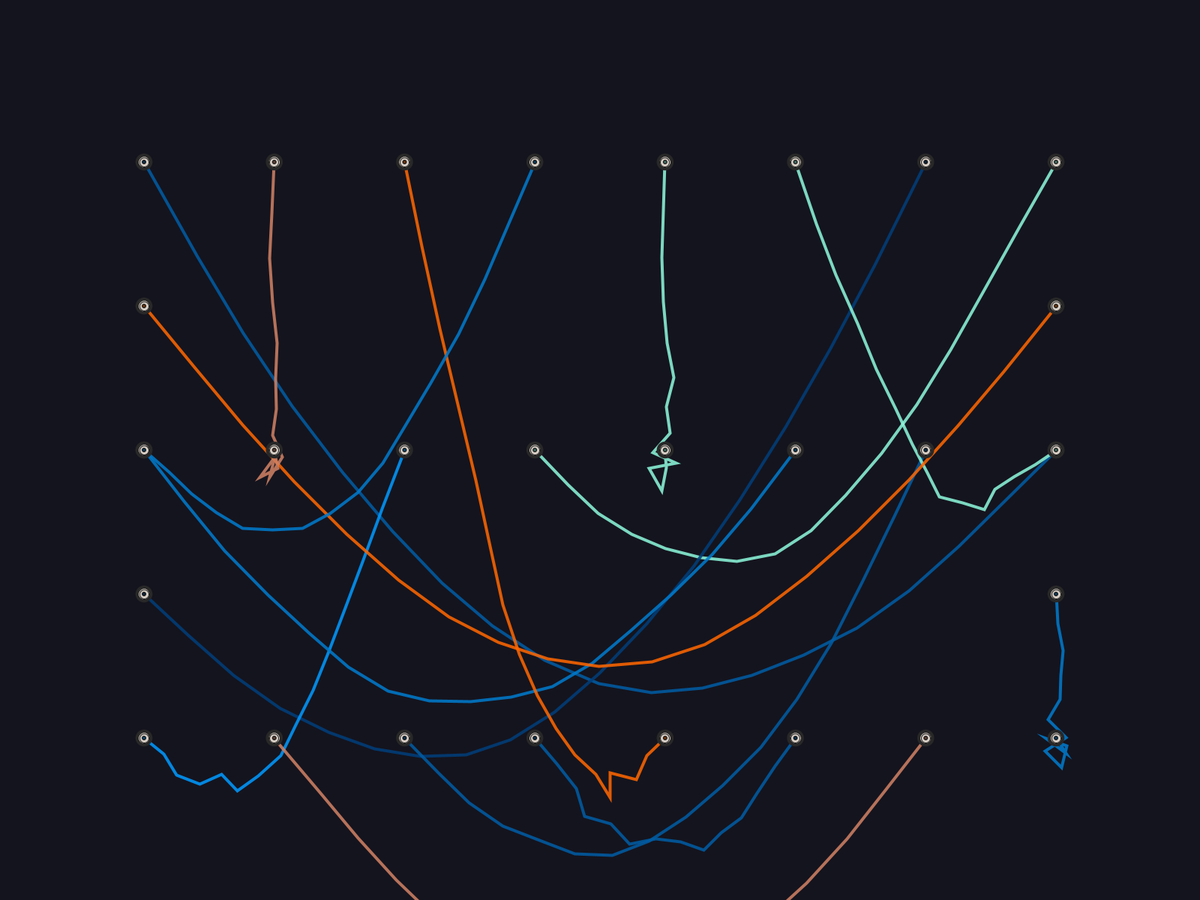
Frame 1 (no input)
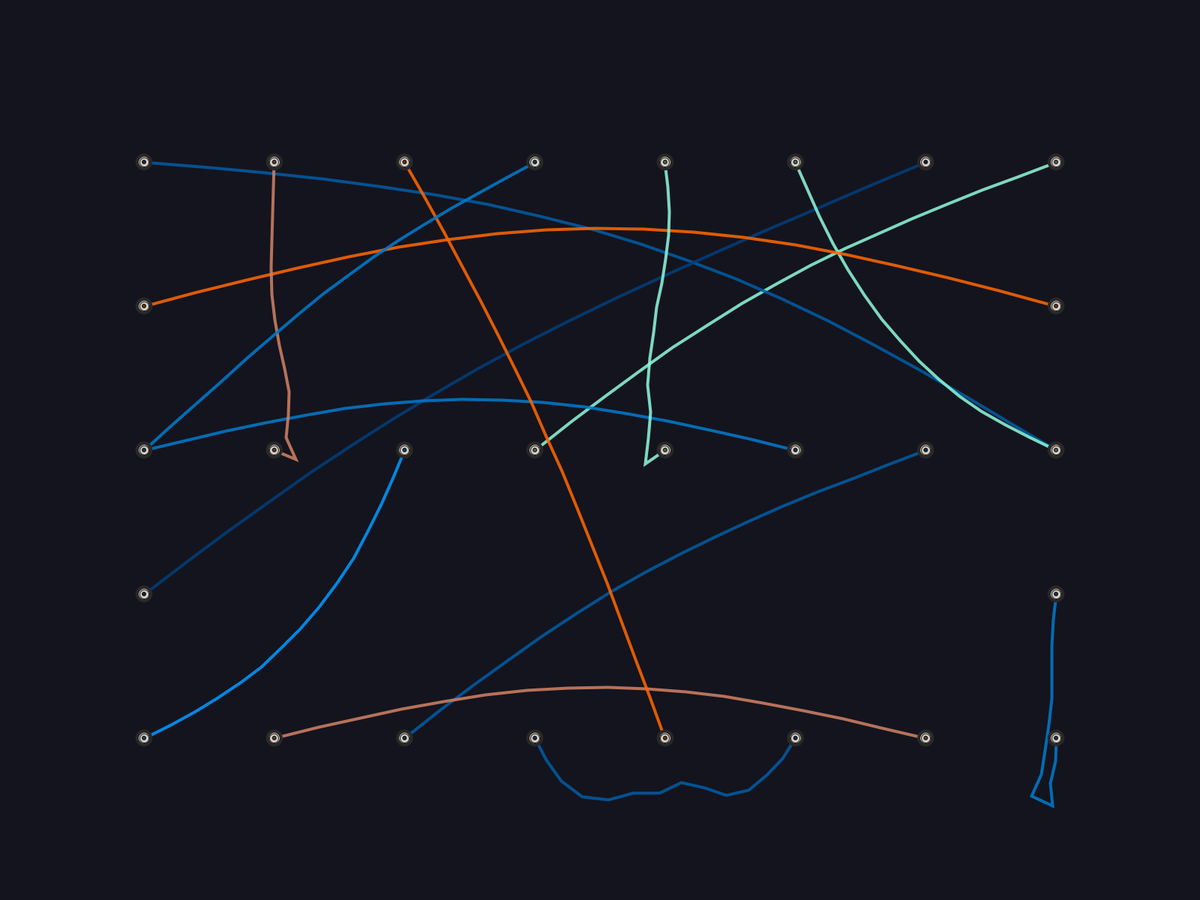
Frame 60 (the mouse pressed at the canvas centre just before this capture)
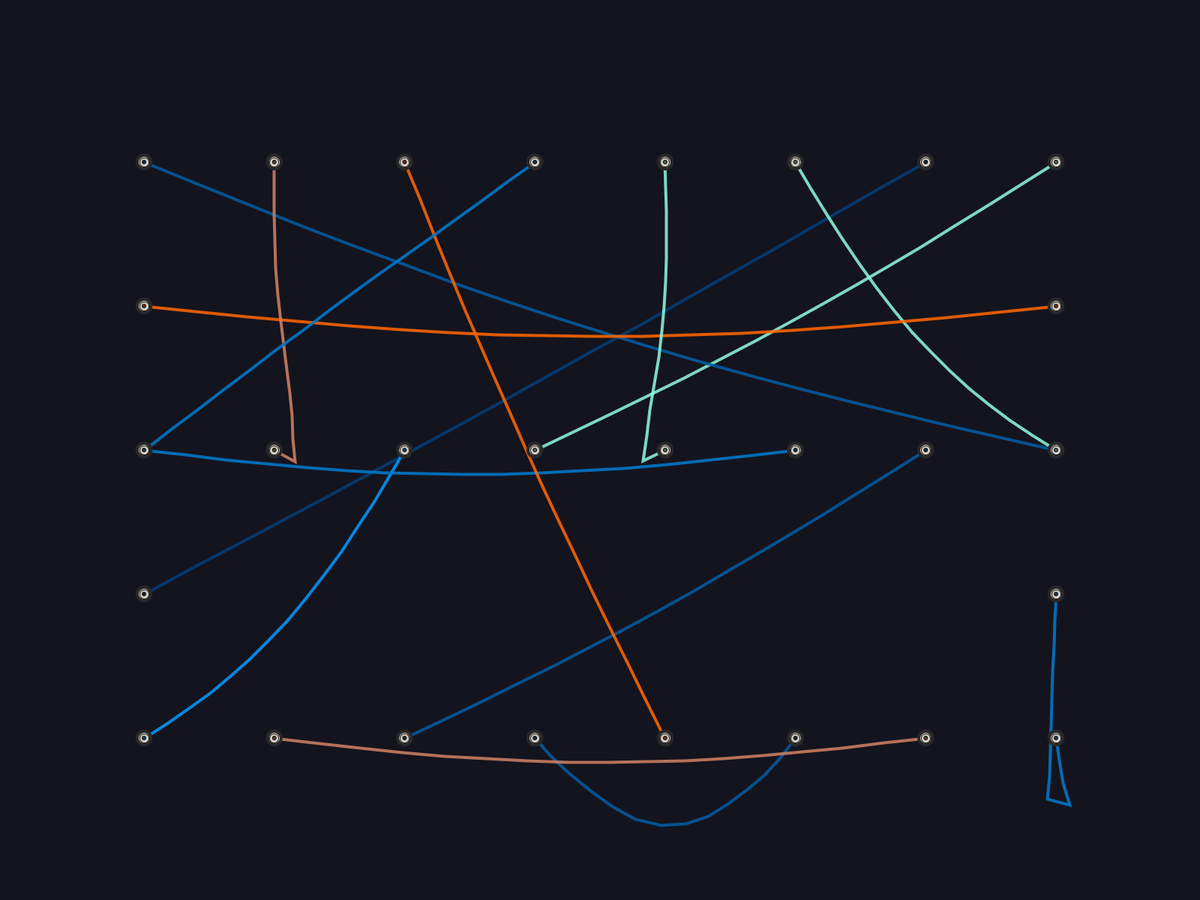
Frame 120 (the mouse held since frame 60 and released just before this capture)

The Processing sketch that drew these frames (run headless with seeded random() and noise(); from frame 60 on, the mouse is pressed at the canvas centre):

// Processing sketch: generative_cables
// ── generative_cables.pde
SynthVisualizer visualizer;

void setup() {
  visualizer = new SynthVisualizer();
  visualizer.setup();
}

void draw() {
  visualizer.draw();
}

// ── Cable.pde
class Cable {
  Jack startJack;
  Jack endJack;
  Config config;
  color cableColor;
  ArrayList<CablePoint> points;
  int age;
  float connectionProgress;
  float disconnectionProgress;

  Cable(Jack startJack, Jack endJack, Config config) {
    this.startJack = startJack;
    this.endJack = endJack;
    this.config = config;
    this.cableColor = config.generateCableColor();
    this.points = createCablePoints();
    this.age = 0;
    this.connectionProgress = 0;
    this.disconnectionProgress = 0;

    startJack.connect();
    endJack.connect();
  }

  ArrayList<CablePoint> createCablePoints() {
    ArrayList<CablePoint> cablePoints = new ArrayList<CablePoint>();

    cablePoints.add(new CablePoint(startJack.x, startJack.y, true, true));

    float directDistance = dist(startJack.x, startJack.y, endJack.x, endJack.y);

    int segmentCount = this.config.cableSegments + floor(directDistance / 200);

    for (int i = 1; i < segmentCount; i++) {
      float t = (float) i / segmentCount;

      // Create a drooping curve effect
      float x = lerp(startJack.x, endJack.x, t);
      float y = lerp(startJack.y, endJack.y, t);

      float droopFactor = directDistance / 2.5;
      float droop = sin(t * PI) * droopFactor;

      y += droop;

      if (i > 1 && i < segmentCount - 1) {
        x += random(-20, 20);
        y += random(-10, 30); // Bias downward
      }

      cablePoints.add(new CablePoint(x, y, false, false));
    }

    cablePoints.add(new CablePoint(endJack.x, endJack.y, true, true));

    return cablePoints;
  }

  // Update positions using Verlet integration
  void updatePhysics() {
    for (int i = 0; i < points.size(); i++) {
      CablePoint p = points.get(i);
      if (!p.fixed) {
        // Calculate velocity from previous position
        float vx = (p.x - p.prevX) * this.config.dampening;
        float vy = (p.y - p.prevY) * this.config.dampening;

        // Save current position as previous
        p.prevX = p.x;
        p.prevY = p.y;

        // Apply velocity and gravity
        p.x += vx;
        p.y += vy + this.config.gravity;
      }
    }

    applyConstraints();
  }

 // Enforce cable segment length constraints
  void applyConstraints() {
    int constraintIterations = this.config.tension;
    for (int iteration = 0; iteration < constraintIterations; iteration++) {
      for (int i = 0; i < points.size() - 1; i++) {
        CablePoint p1 = points.get(i);
        CablePoint p2 = points.get(i + 1);

        // Calculate distance between points
        float dx = p2.x - p1.x;
        float dy = p2.y - p1.y;
        float currentDistance = sqrt(dx * dx + dy * dy);

        // Make rest distance 25-40% longer than needed
        float excessFactor = 1.3 + sin(i * 0.5) * 0.1;  // Varies between 1.2-1.4
        float restDistance = 25 * excessFactor;

        // Calculate the difference from rest length
        float difference = (restDistance - currentDistance) / currentDistance;

        float relaxFactor = 0.25;
        float offsetX = dx * relaxFactor * difference;
        float offsetY = dy * relaxFactor * difference;

        // Move points to maintain cable segment length
        if (!p1.fixed) {
          p1.x -= offsetX;
          p1.y -= offsetY;
        }
        if (!p2.fixed) {
          p2.x += offsetX;
          p2.y += offsetY;
        }
      }
    }
  }

  void draw() {
    stroke(this.cableColor);
    strokeWeight(this.config.cableThickness);
    noFill();

    beginShape();
    for (CablePoint p : points) {
      vertex(p.x, p.y);
    }
    endShape();
  }

  void drawConnection() {
    int lastIndex = floor(lerp(0, points.size() - 1, connectionProgress));
    if (lastIndex <= 0) return;

    stroke(this.cableColor);
    strokeWeight(this.config.cableThickness);
    noFill();

    beginShape();
    for (int i = 0; i <= lastIndex; i++) {
      vertex(points.get(i).x, points.get(i).y);
    }

    // If we're between points, draw to the interpolated position
    if (lastIndex < points.size() - 1) {
      float partialProgress = (connectionProgress * (points.size() - 1)) % 1;
      CablePoint nextPoint = points.get(lastIndex + 1);
      CablePoint currentPoint = points.get(lastIndex);
      float x = lerp(currentPoint.x, nextPoint.x, partialProgress);
      float y = lerp(currentPoint.y, nextPoint.y, partialProgress);
      vertex(x, y);
    }

    endShape();
  }

  void drawDisconnection() {
    int firstIndex = floor(lerp(0, points.size() - 1, disconnectionProgress));
    if (firstIndex >= points.size() - 1) return;

    stroke(this.cableColor);
    strokeWeight(this.config.cableThickness);
    noFill();

    beginShape();

    // If we're between points, start from the interpolated position
    if (firstIndex > 0) {
      float partialProgress = (disconnectionProgress * (points.size() - 1)) % 1;
      CablePoint prevPoint = points.get(firstIndex - 1);
      CablePoint currentPoint = points.get(firstIndex);
      float x = lerp(prevPoint.x, currentPoint.x, partialProgress);
      float y = lerp(prevPoint.y, currentPoint.y, partialProgress);
      vertex(x, y);
    }

    for (int i = firstIndex; i < points.size(); i++) {
      vertex(points.get(i).x, points.get(i).y);
    }

    endShape();
  }

  void drawConnector(CablePoint point) {
    float r = red(this.cableColor);
    float g = green(this.cableColor);
    float b = blue(this.cableColor);

    fill(215, 206, 197);
    stroke(30);
    strokeWeight(1);
    circle(point.x, point.y, this.config.connectorRadius);

    fill(20);
    noStroke();
    circle(point.x, point.y, this.config.connectorRadius * 0.5);

    fill(r, g, b, 100);
    noStroke();
    circle(point.x, point.y, this.config.connectorRadius * 0.3);
  }
  
  // Draw connectors at each end of the cable
  void drawConnectors() {
    CablePoint startPoint = points.get(0);
    CablePoint endPoint = points.get(points.size() - 1);
    drawConnector(startPoint);
    drawConnector(endPoint);
  }

  boolean updateConnectionProgress(float deltaTime) {
    this.connectionProgress += deltaTime / this.config.connectionDuration;
    return this.connectionProgress >= 1;
  }

  boolean updateDisconnectionProgress(float deltaTime) {
    this.disconnectionProgress += deltaTime / this.config.connectionDuration;
    return this.disconnectionProgress >= 1;
  }
}

class DisconnectionProgress {
  Cable cable;
  int index;

  DisconnectionProgress(Cable cable, int index) {
    this.cable = cable;
    this.index = index;
  }
}

// ── Config.pde
class Config {

  int cableCount = 180; // Number of cables to create initially

  // Physics parameters
  float gravity = 0.01;
  int tension = 5;
  float dampening = 0.98;

  // Cable appearance
  int cableSegments = 12;
  int cableThickness = 4;
  int connectorRadius = 12;

  // Jack appearance
  int jackRadius = 15;
  color jackColor = color(215, 206, 197);

  color backgroundColor = color(20, 20, 30);

  int selectedPalette = 4;

  // Animation timing
  int connectionInterval = 800;
  int connectionDuration = 100;

  // Dynamic physics range for organic movement
  float[] autoGravityRange = {0.05, 0.25};
  float[] autoTensionRange = {2, 6};

  // Get the current color palette
  ArrayList<Integer> getColorPalette() {
  ArrayList<Integer> colors = new ArrayList<Integer>();

    switch (selectedPalette) {
    case 0: // Main Colors
      colors.add(color(35, 139, 47));   // Green
      colors.add(color(255, 102, 0));   // Orange
      colors.add(color(206, 73, 46));   // Orange Dark
      colors.add(color(226, 190, 82));  // Yellow
      colors.add(color(247, 236, 205)); // Yellow Light
      colors.add(color(79, 121, 120));  // Blue
      colors.add(color(215, 206, 197)); // White Grey
      break;

    case 1: // Red Palette
      colors.add(color(229, 0, 0));     // Vibrant red
      colors.add(color(204, 0, 0));     // Classic red
      colors.add(color(178, 0, 0));     // Deeper red
      colors.add(color(153, 0, 0));     // Rich red
      colors.add(color(127, 0, 0));     // Deep red
      colors.add(color(102, 0, 0));     // Dark maroon
      break;

    case 2: // Green Palette
      colors.add(color(0, 229, 0));     // Vibrant green
      colors.add(color(0, 204, 0));     // Bright green
      colors.add(color(0, 178, 0));     // Natural green
      colors.add(color(0, 153, 0));     // Forest green
      colors.add(color(0, 127, 0));     // Deep green
      colors.add(color(0, 102, 0));     // Hunter green
      colors.add(color(226, 190, 82));  // Yellow
      colors.add(color(247, 236, 205)); // Yellow Light
      break;

    case 3: // Orange Palette
      colors.add(color(255, 165, 0));   // Vibrant orange
      colors.add(color(230, 149, 0));   // Traditional orange
      colors.add(color(205, 133, 0));   // Muted orange
      colors.add(color(180, 118, 0));   // Burnt orange
      colors.add(color(155, 102, 0));   // Earthy orange
      colors.add(color(130, 87, 0));    // Brownish orange
      break;

    case 4: // Blue Palette
      colors.add(color(0, 153, 255));   // Vibrant blue
      colors.add(color(0, 122, 204));   // Medium blue
      colors.add(color(0, 92, 163));    // Traditional blue
      colors.add(color(0, 61, 122));    // Rich blue
      colors.add(color(208, 129, 100)); // Pink
      colors.add(color(120, 84, 216));  // Purple
      colors.add(color(255, 102, 0));   // Orange
      colors.add(color(140, 247, 219)); // Teal
      break;

    default: // Default to main colors
      colors.add(color(35, 139, 47));   // Green
      colors.add(color(255, 102, 0));   // Orange
      colors.add(color(226, 190, 82));  // Yellow
      colors.add(color(79, 121, 120));  // Blue
    }

    return colors;
  }

  color generateCableColor() {
    ArrayList<Integer> palette = getColorPalette();
      int colorIndex = floor(random(palette.size()));
      return color(palette.get(colorIndex), 220);
  }
}

// ── Jack.pde
class Jack {
    float x;
    float y;
    int id;
    boolean connected;
    Config config;

    Jack(float x, float y, int id, Config config) {
        this.x = x;
        this.y = y;
        this.id = id;
        this.connected = false;
        this.config = config;
    }

    void draw() {
        // Draw jack background
        fill(40);
        noStroke();
        circle(this.x, this.y, this.config.jackRadius * 1.5);

        // Draw jack
        fill(this.connected ? color(215, 206, 197) : this.config.jackColor);
        stroke(30);
        strokeWeight(1);
        circle(this.x, this.y, this.config.jackRadius);
    }

    void connect() {
        this.connected = true;
    }

    void disconnect() {
        this.connected = false;
    }
}

class CablePoint {
    float x, y;           // Current position
    float prevX, prevY;   // Previous position
    boolean fixed;        // Whether this point can move
    boolean isConnector;  // Whether this is an end connector

    CablePoint() {
        isConnector = false;
    }
    
    CablePoint(float x, float y, boolean fixed, boolean isConnector) {
        this.x = x;
        this.y = y;
        this.prevX = x;
        this.prevY = y;
        this.fixed = fixed;
        this.isConnector = isConnector;
    }
}

// ── SynthVisualizer.pde
class SynthVisualizer {
    Config config;
    ArrayList<Jack> jacks;
    ArrayList<Cable> cables;
    float canvasWidth;
    float canvasHeight;
    
    // Animation state
    int lastConnectionTime;
    ArrayList<Cable> connectionsInProgress;
    ArrayList<DisconnectionProgress> disconnectionsInProgress;
    float globalAnimationTime;
    
    // For tracking deltaTime
    int lastFrameTime;

    SynthVisualizer() {
        // Create configuration
        this.config = new Config();

        // Initialize collections
        this.jacks = new ArrayList<Jack>();
        this.cables = new ArrayList<Cable>();
        this.connectionsInProgress = new ArrayList<Cable>();
        this.disconnectionsInProgress = new ArrayList<DisconnectionProgress>();
        this.globalAnimationTime = 0;
    }

    void setup() {
        fullScreen();
        this.canvasWidth = width;
        this.canvasHeight = height;

        // Initialize the last frame time
        this.lastFrameTime = millis();

        // Initialize the visualization
        this.resetSimulation();

        // Start with fewer cables so we can see them being created
        if (this.cables.size() > 20) {
            this.cables = new ArrayList<Cable>(this.cables.subList(0, 20));
        }
    }

    void resetSimulation() {
        this.jacks = new ArrayList<Jack>();
        this.cables = new ArrayList<Cable>();
        this.connectionsInProgress = new ArrayList<Cable>();
        this.disconnectionsInProgress = new ArrayList<DisconnectionProgress>();

        // Create jacks and cables
        createJacks();
        createCables();
    }

    void createJacks() {
        int jackId = 0;

        // Calculate dynamic margins based on canvas size
        float horizontalMargin = this.canvasWidth * 0.12;
        float verticalMargin = this.canvasHeight * 0.18;

        // Calculate usable area
        float usableWidth = this.canvasWidth - (horizontalMargin * 2);
        float usableHeight = this.canvasHeight - (verticalMargin * 2);

        // Create top row of jacks
        createJackRow(jackId, 8, horizontalMargin, usableWidth, verticalMargin, 0);
        jackId += 8;
        
        // Create bottom row of jacks
        createJackRow(jackId, 8 , horizontalMargin, usableWidth, this.canvasHeight - verticalMargin, 0);
        jackId += 8;
        
        // Create middle row of jacks
        createJackRow(jackId, 8 , horizontalMargin, usableWidth, this.canvasHeight / 2, 0);
        jackId += 8;
        
        // Create left column of jacks
        createJackColumn(jackId, 3, horizontalMargin, verticalMargin, usableHeight);
        jackId += 3;
        
        // Create right column of jacks
        createJackColumn(jackId, 3 , this.canvasWidth - horizontalMargin, verticalMargin, usableHeight);
    }
    
    void createJackRow(int startId, int count, float startX, float width, float y, float yVariation) {
        for (int i = 0; i < count; i++) {
            float x = startX + (width / (count - 1)) * i;
            float finalY = y + (yVariation > 0 ? random(-yVariation, yVariation) : 0);
            this.jacks.add(new Jack(x, finalY, startId + i, this.config));
        }
    }
    
    void createJackColumn(int startId, int count, float x, float startY, float height) {
        for (int i = 0; i < count; i++) {
            float y = startY + (height / (count + 1)) * (i + 1);
            this.jacks.add(new Jack(x, y, startId + i, this.config));
        }
    }

    void createCables() {
        for (int i = 0; i < this.config.cableCount; i++) {
            Jack startJack = getRandomUnconnectedJack();
            Jack endJack = getRandomUnconnectedJack(startJack);
            
            if (startJack != null && endJack != null) {
                this.cables.add(new Cable(startJack, endJack, this.config));
            }
        }
    }
    
    Jack getRandomUnconnectedJack() {
        // Create a copy of all unconnected jacks
        ArrayList<Jack> unconnectedJacks = new ArrayList<Jack>();
        for (Jack jack : this.jacks) {
            if (!jack.connected) {
                unconnectedJacks.add(jack);
            }
        }
        
        if (unconnectedJacks.size() == 0) return null;
        
        // Return a random unconnected jack
        return unconnectedJacks.get(floor(random(unconnectedJacks.size())));
    }
    
    Jack getRandomUnconnectedJack(Jack excludeJack) {
        // Create a copy of all unconnected jacks except the excluded one
        ArrayList<Jack> unconnectedJacks = new ArrayList<Jack>();
        for (Jack jack : this.jacks) {
            if (!jack.connected && jack != excludeJack) {
                unconnectedJacks.add(jack);
            }
        }
        
        if (unconnectedJacks.size() == 0) return null;
        
        // Return a random unconnected jack
        return unconnectedJacks.get(floor(random(unconnectedJacks.size())));
    }

    void draw() {
        background(this.config.backgroundColor);

        // Calculate deltaTime
        int currentTime = millis();
        float deltaTime = (currentTime - this.lastFrameTime);
        this.lastFrameTime = currentTime;
        this.globalAnimationTime += deltaTime;

        // Update physics parameters for organic movement
        updateDynamicPhysics();
        
        // Manage connections/disconnections
        manageConnections(deltaTime);
        
        // Update physics for all cables
        updateAllPhysics();
        
        // Draw the visualization
        drawVisualization();
    }
    
    void updateDynamicPhysics() {
        float[] gravityRange = this.config.autoGravityRange;
        float[] tensionRange = this.config.autoTensionRange;
        this.config.gravity = map(sin(this.globalAnimationTime * 0.0005), -1, 1, gravityRange[0], gravityRange[1]);
        this.config.tension = floor(map(sin(this.globalAnimationTime * 0.0003 + 1), -1, 1, tensionRange[0], tensionRange[1]));
    }

    void manageConnections(float deltaTime) {
      
        updateConnectionAnimations(deltaTime);
        
        // Check if it's time for a new connection/disconnection event
        if (millis() - this.lastConnectionTime > this.config.connectionInterval) {
            this.lastConnectionTime = millis();

            // Randomly decide to create or remove a connection
            if (random(1) < 0.8 && this.cables.size() < this.config.cableCount) {
                createNewConnection();
            } else if (this.cables.size() > 0) {
                removeRandomConnection();
            } else {
                createNewConnection();
            }
        }
    }
            // Update connecting cables & animation progress
    void updateConnectionAnimations(float deltaTime) {
        for (int i = this.connectionsInProgress.size() - 1; i >= 0; i--) {
            Cable cable = this.connectionsInProgress.get(i);

            if (cable.updateConnectionProgress(deltaTime)) {
                this.cables.add(cable);
                this.connectionsInProgress.remove(i);
            }
        }

        // Update disconnecting cables
        for (int i = this.disconnectionsInProgress.size() - 1; i >= 0; i--) {
            DisconnectionProgress dp = this.disconnectionsInProgress.get(i);
            Cable cable = dp.cable;

            // Update animation progress
            if (cable.updateDisconnectionProgress(deltaTime)) {
                // Animation complete, remove cable
                this.cables.remove(dp.index);
                this.disconnectionsInProgress.remove(i);

                // Unlock the jacks for future connections
                cable.startJack.disconnect();
                cable.endJack.disconnect();
            }
        }
    }

    void createNewConnection() {
        ArrayList<Jack> unconnectedJacks = new ArrayList<Jack>();
        for (Jack jack : this.jacks) {
            if (!jack.connected) {
                unconnectedJacks.add(jack);
            }
        }

        if (unconnectedJacks.size() >= 2) {
            int startIndex = floor(random(unconnectedJacks.size()));
            Jack startJack = unconnectedJacks.get(startIndex);

            // Find jacks that are within a reasonable distance
            float maxConnectionDistance = this.canvasWidth / 2;
            ArrayList<Jack> possibleTargets = new ArrayList<Jack>();

            for (int i = 0; i < unconnectedJacks.size(); i++) {
                if (i == startIndex) continue;

                Jack jack = unconnectedJacks.get(i);
                float distance = dist(startJack.x, startJack.y, jack.x, jack.y);
                if (distance < maxConnectionDistance) {
                    possibleTargets.add(jack);
                }
            }

            // If no valid targets found, exit
            if (possibleTargets.size() == 0) return;

            // Choose a random end jack from valid targets
            Jack endJack = possibleTargets.get(floor(random(possibleTargets.size())));

            // Create new connection and add to in-progress list
            Cable newCable = new Cable(startJack, endJack, this.config);
            newCable.connectionProgress = 0;
            this.connectionsInProgress.add(newCable);
        }
    }

    void removeRandomConnection() {
        if (this.cables.size() > 0) {
            int cableIndex = floor(random(this.cables.size()));
            Cable cable = this.cables.get(cableIndex);

            // Add to disconnection list
            cable.disconnectionProgress = 0;
            this.disconnectionsInProgress.add(new DisconnectionProgress(cable, cableIndex));
        }
    }

    void updateAllPhysics() {
        // Apply physics to each cable
        for (Cable cable : this.cables) {
            cable.updatePhysics();
        }
    }
    
    void drawVisualization() {
      
        // Draw cables behind jacks and connectors
        for (Cable cable : this.cables) {
            cable.draw();
        }

        // Draw in-progress connections
        for (Cable cable : this.connectionsInProgress) {
            cable.drawConnection();
        }

        // Draw in-progress disconnections
        for (DisconnectionProgress dp : this.disconnectionsInProgress) {
            dp.cable.drawDisconnection();
        }

        // Draw jacks (connection points)
        for (Jack jack : this.jacks) {
            jack.draw();
        }

        drawAllConnectors();
    }

    void drawAllConnectors() {
      
        // Draw connectors for regular cables
        for (Cable cable : this.cables) {
            cable.drawConnectors();
        }

        // Draw connectors for in-progress connections
        for (Cable cable : this.connectionsInProgress) {
            float progress = cable.connectionProgress;
            if (progress > 0.1) {
                // Only draw the start connector
                CablePoint startPoint = cable.points.get(0);
                cable.drawConnector(startPoint);
            }
        }

        // Draw connectors for in-progress disconnections
        for (DisconnectionProgress dp : this.disconnectionsInProgress) {
            Cable cable = dp.cable;
            float progress = cable.disconnectionProgress;
            if (progress < 0.9) {
                // Only draw the end connector
                CablePoint endPoint = cable.points.get(cable.points.size() - 1);
                cable.drawConnector(endPoint);
            }
        }
    }
}
